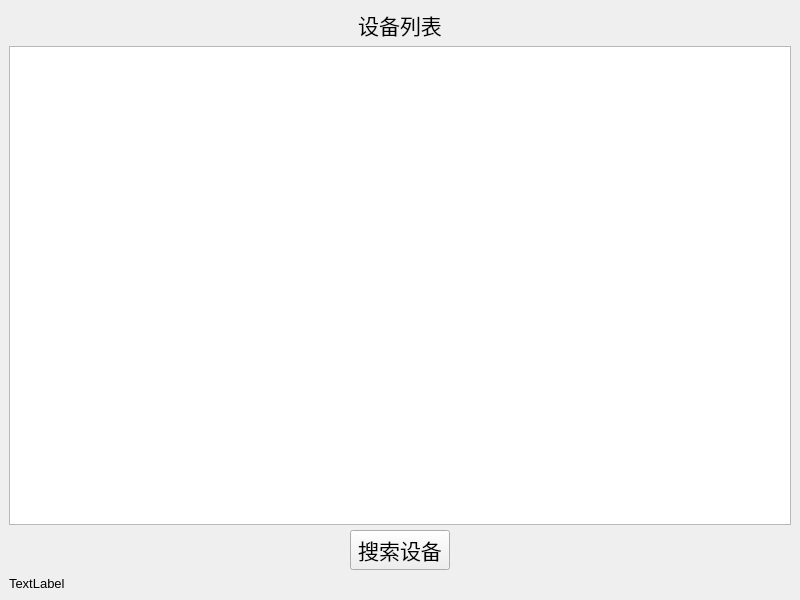
<?xml version="1.0" encoding="UTF-8"?>
<ui version="4.0">
 <class>BluetoothConnect</class>
 <widget class="QMainWindow" name="BluetoothConnect">
  <property name="geometry">
   <rect>
    <x>0</x>
    <y>0</y>
    <width>800</width>
    <height>600</height>
   </rect>
  </property>
  <property name="windowTitle">
   <string>MainWindow</string>
  </property>
  <widget class="QWidget" name="centralwidget">
   <layout class="QVBoxLayout" name="verticalLayout_2">
    <item>
     <layout class="QVBoxLayout" name="verticalLayout">
      <property name="spacing">
       <number>5</number>
      </property>
      <item>
       <widget class="QLabel" name="lbShowDev">
        <property name="font">
         <font>
          <pointsize>16</pointsize>
         </font>
        </property>
        <property name="autoFillBackground">
         <bool>false</bool>
        </property>
        <property name="text">
         <string>设备列表</string>
        </property>
        <property name="alignment">
         <set>Qt::AlignCenter</set>
        </property>
        <property name="wordWrap">
         <bool>false</bool>
        </property>
       </widget>
      </item>
      <item>
       <widget class="QListWidget" name="lwShow"/>
      </item>
      <item>
       <layout class="QHBoxLayout" name="horizontalLayout">
        <item>
         <widget class="QPushButton" name="btnSerachDevice">
          <property name="maximumSize">
           <size>
            <width>100</width>
            <height>100</height>
           </size>
          </property>
          <property name="font">
           <font>
            <pointsize>16</pointsize>
           </font>
          </property>
          <property name="text">
           <string>搜索设备</string>
          </property>
         </widget>
        </item>
       </layout>
      </item>
     </layout>
    </item>
    <item>
     <widget class="QLabel" name="lbImfor">
      <property name="font">
       <font>
        <pointsize>10</pointsize>
       </font>
      </property>
      <property name="text">
       <string>TextLabel</string>
      </property>
     </widget>
    </item>
   </layout>
  </widget>
  <widget class="QMenuBar" name="menubar">
   <property name="geometry">
    <rect>
     <x>0</x>
     <y>0</y>
     <width>800</width>
     <height>22</height>
    </rect>
   </property>
  </widget>
 </widget>
 <resources/>
 <connections/>
</ui>
